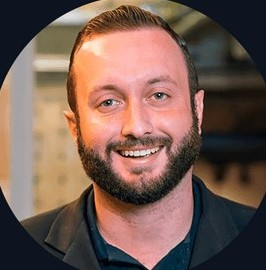
#> input picture entrada.jpg, 266 x 270 px
$ python Redimensionalidade_Imagem.py
#> lines starting #> are read from the running program, lines starting #| are printed output that depends on the picture; after the words box and inside, x2 and y2 are one past the last pixel; in counts of white or black regions, pixels touching at a corner belong together
import cv2
#mudança
# Read Image
img = cv2.imread('entrada.jpg')
#> img is the input picture: shape (270, 266, 3); mean B, G, R 82.1, 92.2, 117.4
# Display Image
cv2.imshow('Escala de Cinzas', img)
cv2.waitKey(0)
cv2.destroyAllWindows()

# Applying Grayscale filter to image
gray = cv2.cvtColor(img, cv2.COLOR_BGR2GRAY)
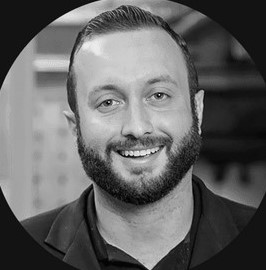
#> gray: shape (270, 266); min 0, max 248, mean 98.6

thresh1 = cv2.adaptiveThreshold(gray, 255, cv2.ADAPTIVE_THRESH_MEAN_C,
                                cv2.THRESH_BINARY, 199, 5)
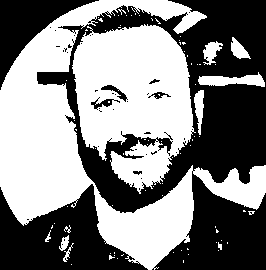
#> thresh1: shape (270, 266); 51.5% white; 41 black regions (33 under 20 px), largest, box (x1, y1, x2, y2) and area: (37, 0, 266, 270) 24611, (0, 184, 148, 270) 6758, (0, 0, 99, 90) 3010

thresh2 = cv2.adaptiveThreshold(gray, 255, cv2.ADAPTIVE_THRESH_GAUSSIAN_C,
                                cv2.THRESH_BINARY, 199, 5)
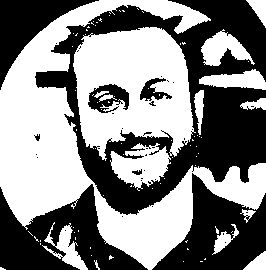
#> thresh2: shape (270, 266); 52.4% white; 38 black regions (30 under 20 px), largest, box (x1, y1, x2, y2) and area: (35, 0, 266, 215) 18254, (0, 184, 148, 270) 6187, (152, 173, 266, 270) 5573

cv2.imshow('Média da vizinhança (Adaptive Mean)', thresh1)
cv2.waitKey(0)
cv2.imwrite('Media_Vizinhanca.jpg', thresh1)
cv2.imshow('Soma Ponderada (Adaptive Gaussian)', thresh2)
cv2.waitKey(0)
cv2.imwrite('Soma_Ponderada.jpg', thresh2)
cv2.destroyAllWindows()

# Saving filtered image to new file
cv2.imwrite('Escala_de_Cinzas.jpg', gray)
